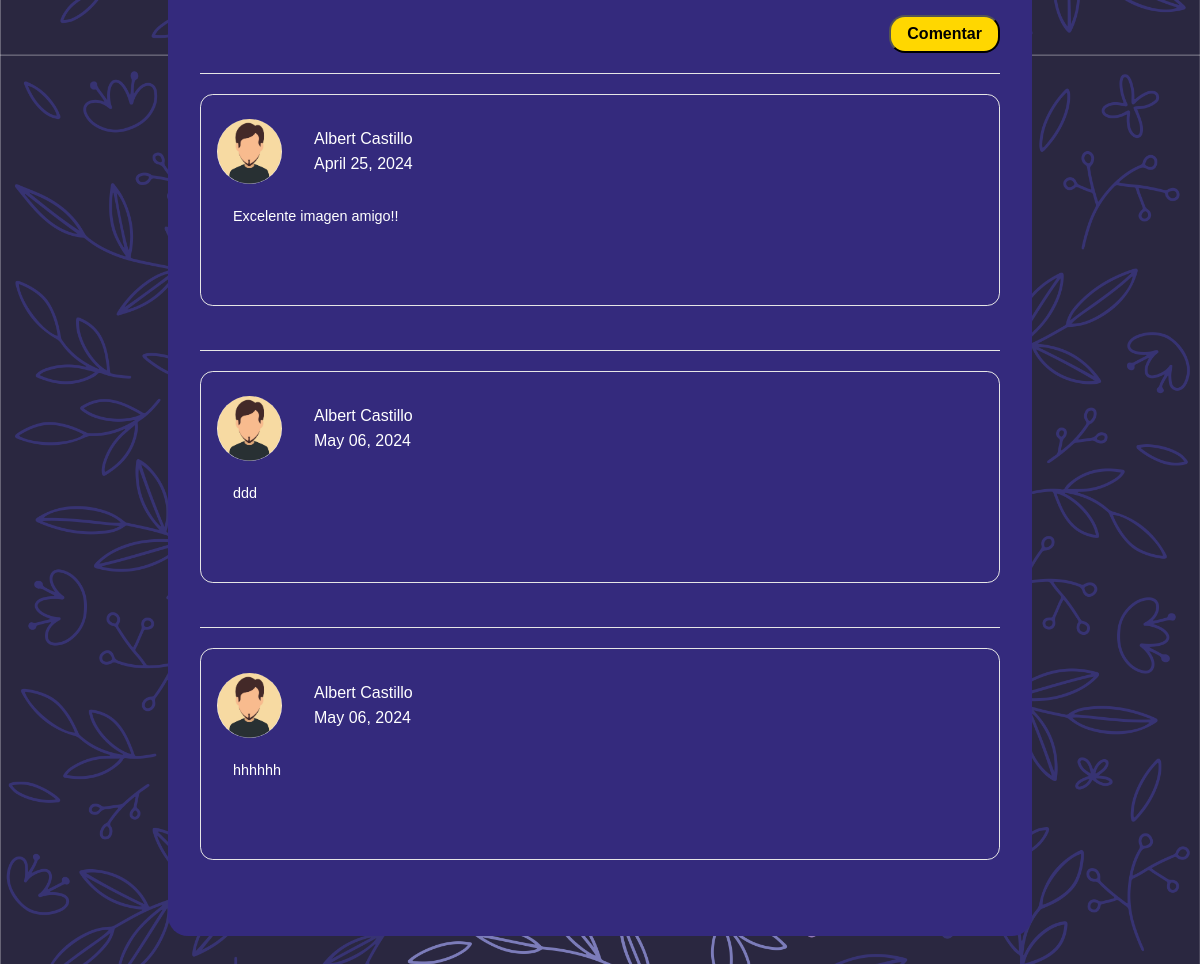
The page /publicacion/15/ (signed in, lower part) on the database as committed earlier.
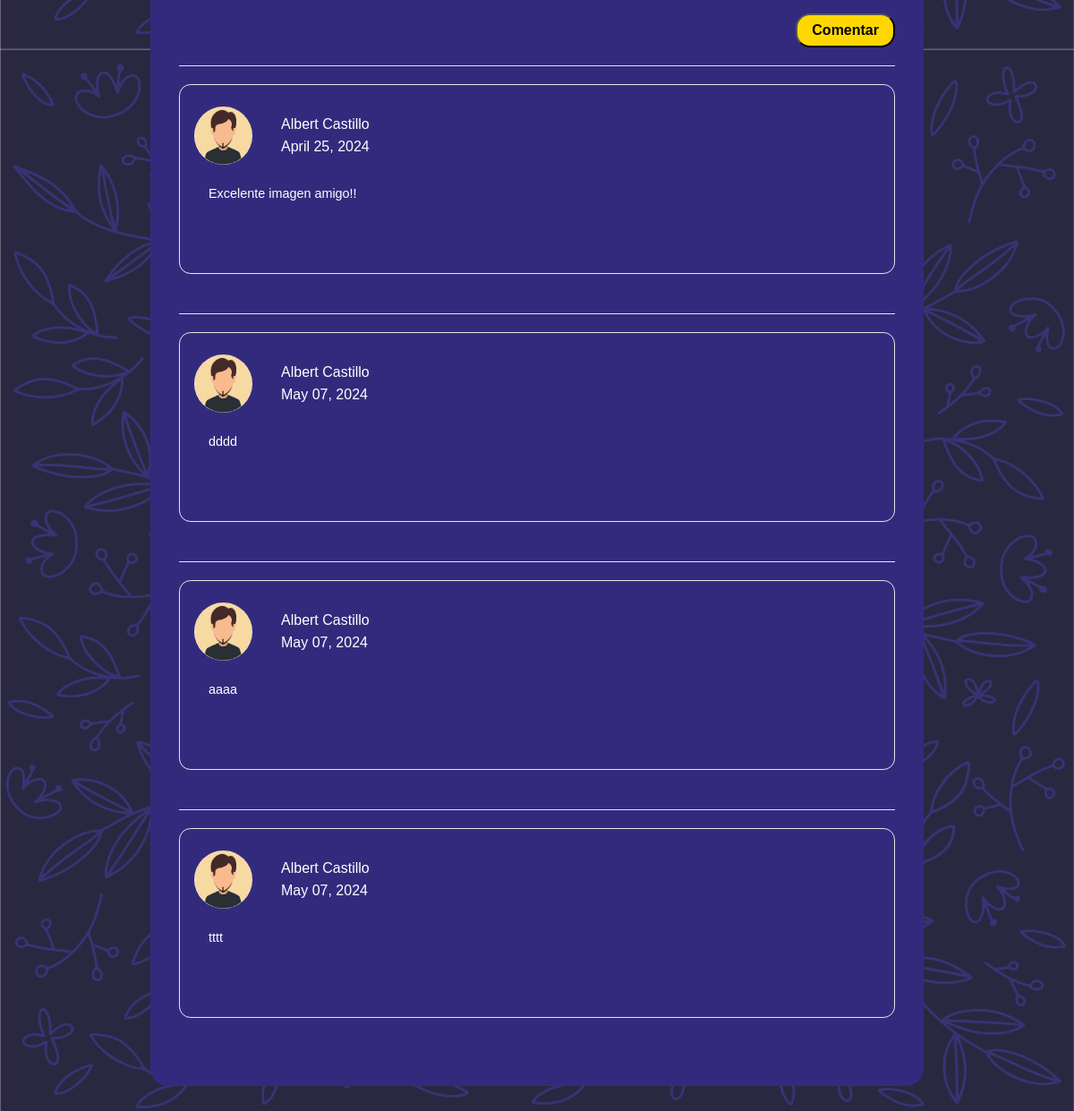
The same page on the database as committed later.
### tables this page shows
CREATE TABLE comment (id INTEGER PRIMARY KEY AUTOINCREMENT NOT NULL, correo VARCHAR (100) NOT NULL, nombre VARCHAR (100) NOT NULL, apellidos VARCHAR (100) NOT NULL, text VARCHAR (1500) NOT NULL, datecomment DATE NOT NULL, idpost INTEGER NOT NULL, urlavatar VARCHAR (100) NOT NULL);

### app.py (the view)
@app.route('/publicacion/<int:id>/', methods=['GET'])
def publicacion(id=None):
    if 'id' not in session:
        return redirect('/')
    else:
        frm_busqueda = Busqueda()
        frm_comentar = Comentario()
        if request.method == 'GET':
            sql = f"SELECT nombre, apellido, datepost, text, url FROM post WHERE id='{id}'"
            res = seleccion(sql)
            nombre = res[0][0]
            apellidos = res[0][1]
            sql2 = f"SELECT correo,sexo FROM usuarios WHERE nombre='{nombre}' AND apellidos='{apellidos}'"
            res2 = seleccion(sql2)
            sex = res2[0][1]
            img_owner = res2[0][0]
            id_img = id
            res_formatted = {tup[0]: tup[1:] for tup in res}
            temp_dict = {}
            for key, value in res_formatted.items():  # Iterate over items, not keys
                temp_dict[key] = value
            first_key = next(iter(temp_dict))  # Get the first key in the dictionary, which is the name of the image owner
            tuple_values = temp_dict[first_key]
            post_data = {
                'nombre': first_key,
                'apellidos': tuple_values[0],
                'datepost': format_datetime(tuple_values[1]),
                'text': tuple_values[2],
                'url': tuple_values[3]
            }
            urlava = ''
            if sex == "H":
                urlava = "avatares/hombre-barba.jpg"
            elif sex == "M":
                urlava = "avatares/mujer1.jpg"
            elif sex == "P":
                urlava = "avatares/otro.png"
            sql3 = f"SELECT id,correo,nombre, apellidos, text, datecomment, urlavatar FROM comment WHERE idpost='{id_img}'"
            res3 = seleccion(sql3)
            if len(res3) == 0:
                formatted_comments_data = []
            else:
                formatted_comments_data = [{ 'id': row[0],
                                            'correo': row[1],
                                            'nombre': row[2],
                                            'apellidos': row[3],
                                            'text': row[4],
                                            'datecomment': format_comment_datetime(row[5]),
                                            'urlavatar': row[6] } for row in res3]
            html_title = f"Publicación de {post_data['nombre']} {post_data['apellidos']}"
            return render_template('publicacion.html', titulo=html_title, postInfo=post_data, ava=urlava, owner=img_owner, id_img=id_img, form_busqueda=frm_busqueda, form_comentar=frm_comentar, commentList=formatted_comments_data)
        elif request.method == 'POST' and 'texto' in request.form:
            texto = request.form['texto'].capitalize()
            return redirect(f'/busqueda/{texto}')

### formularios.py
class Busqueda(FlaskForm):
    texto = SearchField()

class Comentario(FlaskForm):
    new_comment_text = TextAreaField()
    new_comment_btn = SubmitField('Comentar')

### db.py (called while the page is built)
def seleccion(sql) -> list:
    try:
        with sqlite3.connect(URL_DB) as con:
            cur = con.cursor()
            res = cur.execute(sql).fetchall()
    except Exception as ex:
        res = None
        print('ESTE ES EL ERROR::   ', ex)
    return res

### utilidades.py (called while the page is built)
def format_datetime(date) -> str:
    datetime_object = datetime.strptime(date, '%Y-%m-%d %H:%M:%S')
    return datetime_object.strftime('%B %d, %Y')

def format_comment_datetime(date) -> str:
    try:
        datetime_object = datetime.strptime(date, '%Y-%m-%d %H:%M:%S')
    except ValueError:
        datetime_object = datetime.strptime(date, '%Y-%m-%d %H:%M:%S.%f')
    return datetime_object.strftime('%B %d, %Y')

### templates/publicacion.html (shortened to what this page needs)
{% extends 'base.html' %} {% block css %}
<link rel="stylesheet" href="{{ url_for('static', filename='/css/navegacion.css') }}" />
<link rel="stylesheet" href="{{ url_for('static', filename='/css/publication-page.css' ) }}" />
{% endblock %}  {% block contenido %}
<main class="main">
    <div class="comment_block">
        <div class="create_new_comment">
            <form class="input_comment" method="POST" id="new-comment-form">
                {{ form_comentar.new_comment_btn }}
            </form>
        </div>
        {% for comentario in commentList %}
        <div class="comment-container" data-comment-id="{{comentario['id']}}">
            <div class="user_comment">
                <div class="main-comment">
                    <div class="comment_user_avatar">
                        <img src="{{ url_for('static', filename=comentario['urlavatar'] ) }}" />
                        <div class="name_date">
                            <p>
                                {{comentario['nombre']}} {{comentario['apellidos']}}
                            </p>
                            <p>
                                {{comentario['datecomment']}}
                            </p>
                        </div>
                    </div>
                    <div class="comment_body">
                        <p>
                            {{comentario['text']}}
                        </p>
                    </div>
                </div>
            </div>
        </div>
        {% endfor %}
    </div>
</main>
{% endblock %}

### templates/base.html (shortened to what this page needs)
<!DOCTYPE html>
<html lang="es">
<head>
    {% block css%} {% endblock %}
</head>
<body>
    <div class="cuerpo">{% block contenido %} {% endblock %}</div>
</body>
</html>

### static/css/publication-page.css (style rules this page uses)
body { margin: 0; padding: 0; background: url(../img/fondo.png) repeat center top ; background-size: cover; font-family: sans-serif; height: 100vh; }
p { margin: 0; }
img { max-width: 100%; display: block; }
main { padding-block: 2rem 4rem; }
.comment_block { padding-block: 2rem; padding-inline: 2rem; background-color: #342a7d; border-radius: 20px; margin-inline: auto; max-width: 800px; }
.comment_block .create_new_comment { position: relative; width: 100%; padding: 20px 0; display: flex; flex-direction: column; align-items: end; gap: 2rem; }
.comment_block .create_new_comment .input_comment { display: flex; gap: 1.5rem; flex-direction: column; align-items: end; width: 100%; }
.comment_block .create_new_comment input[type="submit"] { outline: none; padding-inline: 1rem; padding-block: 0.5rem; background-color: gold; border-radius: 10px; font-size: medium; font-weight: bold; border-radius: 1rem; transition: background 0.3s ease-in-out; }
.comment_block .comment-container { width: 100%; height: auto; padding: 20px 0; border-top: 1px solid #e6e6e6; }
.comment_block .comment-container .user_comment { list-style-type: none; }
.main-comment { border: 1px solid #e6e6e6; padding-inline: 1rem; padding-block: 1.5rem; border-radius: .8rem; }
.comment_block .comment-container .comment_body { display: inline-block; vertical-align: middle; min-height: 65px; padding-inline: 1rem; padding-block: .5rem; font-size: 0.9rem; color: #fff; border-radius: 10px; }
.comment_user_avatar { vertical-align: middle; margin-bottom: 1rem; display: flex; gap: 2rem; }
.comment_user_avatar img { width: 65px; height: 65px; border-radius: 50%; }
.comment_user_avatar .name_date { display: flex; gap: .4rem; flex-direction: column; justify-content: center; color: #fff; }

Rows that differ between the two databases and show on the page:
removed comment: urlavatar (picture), nombre "Albert", apellidos "Castillo", datecomment "May 06, 2024", text "ddd"
removed comment: urlavatar (picture), nombre "Albert", apellidos "Castillo", datecomment "May 06, 2024", text "hhhhhh"
added comment: urlavatar (picture), nombre "Albert", apellidos "Castillo", datecomment "May 07, 2024", text "dddd"
added comment: urlavatar (picture), nombre "Albert", apellidos "Castillo", datecomment "May 07, 2024", text "aaaa"
added comment: urlavatar (picture), nombre "Albert", apellidos "Castillo", datecomment "May 07, 2024", text "tttt"
